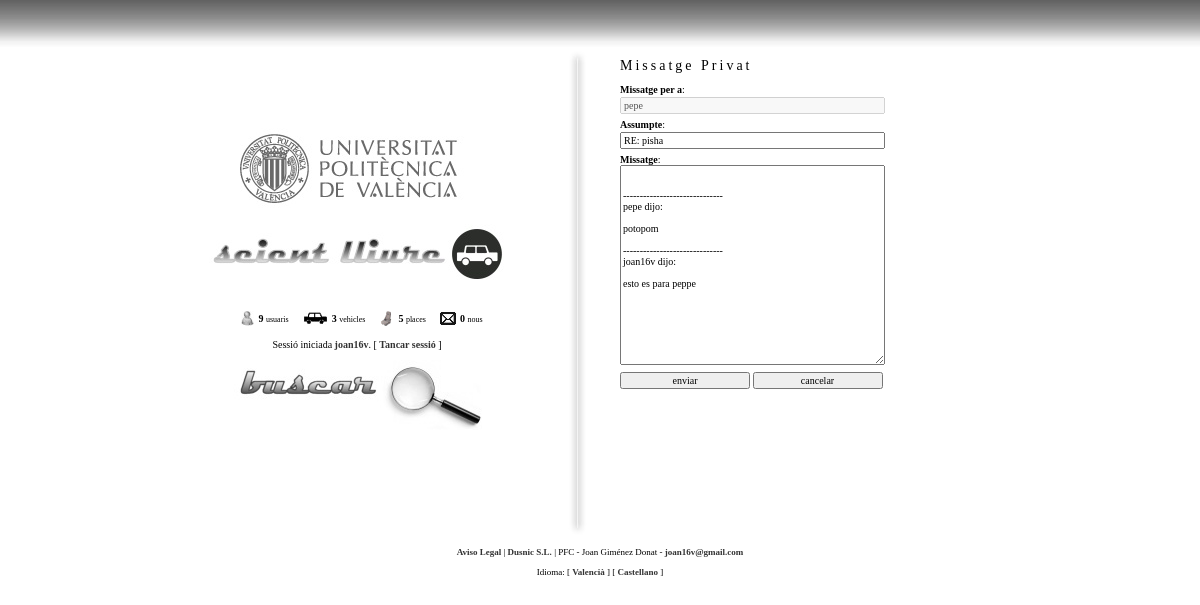
/private.php?responder=14&idmsg=4 (signed in), run on the app's committed database.
### tables this page shows
CREATE TABLE `usuarios` (
  `id` int(11) NOT NULL auto_increment,
  `login` varchar(100) NOT NULL default '',
  `password` varchar(100) NOT NULL default '',
  `localidad` int(10) NOT NULL default '0',
  `email` varchar(100) NOT NULL default '',
  `fecha` datetime NOT NULL default '0000-00-00 00:00:00',
  PRIMARY KEY  (`id`)
);

CREATE TABLE `mensajes` (
  `id` int(11) NOT NULL auto_increment,
  `id_de` int(11) NOT NULL default '0',
  `id_a` int(11) NOT NULL default '0',
  `texto` longtext NOT NULL,
  `fecha` datetime NOT NULL default '0000-00-00 00:00:00',
  `asunto` varchar(200) NOT NULL default '',
  `leido` int(1) NOT NULL default '0',
  PRIMARY KEY  (`id`)
);

### private.php (the view, shortened to what this page needs)
<?php
$responder=0;
if( isset($_GET['responder']) ) {
	$responder=$_GET['responder'];
	if(isset($_GET['idmsg'])) {
		$id=$_GET['idmsg'];
	} else {
		header('Location: inbox.php');
		exit(0);
	}
}
?>
<html>
<head>
<link href="estilos.css" rel="stylesheet" type="text/css">
</head>
<body>
<div id="container">
	<div id="logo">
		<a href="index.php"><img src="images/trans.gif" border="0"></a>
	</div>
	<div id="datosGenerales">
		<?php include('include/datosGenerales.php'); ?>
	</div>
	<div id="cuerpo">
		<div id="lineadiv">
		</div>
		<div id="derecha">
		  <form action="alta_private.php" method="post">
			<div class="titulo" style="margin-top:10px; margin-bottom:10px;"><? echo PRIVATE_MSG; ?></div>
			<div><b><? echo MSG_FOR; ?></b>:<br><?php if( isset($id) ) { ?><input type="text" value="<?php echo mysql_result(mysql_query("SELECT * FROM usuarios WHERE id='".$id."'"),0,"login"); ?>"  style="width:265px;" disabled><?php } ?></div>
			<div><b><? echo SUBJECT; ?></b>:<br><input type="text" name="asunto" style="width:265px;" value="<?
			if( $responder!=0 ) {
				$sqlM="SELECT * FROM mensajes WHERE id='".$responder."'";
				$execM=mysql_query($sqlM);
				$rowM=mysql_fetch_object($execM);
				echo "RE: ".$rowM->asunto;
			}
			?>"></div>
			<div><b><? echo MSG; ?></b>:<br><textarea name="texto" style="width:265px; height:200px; overflow:auto;"><?php
			if( $responder!=0 ) {
				$sqlM="SELECT * FROM mensajes WHERE id='".$responder."'";
				$execM=mysql_query($sqlM);
				$rowM=mysql_fetch_object($execM);
				echo "\n\n\n------------------------------\n".mysql_result(mysql_query("SELECT * FROM usuarios WHERE id='".$id."'"),0,"login")." dijo:\n\n".$rowM->texto;
			}
			?></textarea></div>
			<div><input type="submit" value="<? echo SEND; ?>"> <input type="submit" value="<? echo CANCEL_SUB; ?>" onClick="history.back();"></div>
		  </form>
		</div>
	</div>
</div>
<div id="pie"><?php include("pie.php"); ?></div>
</body>
</html>

### estilos.css (style rules this page uses)
body { font-family:Verdana; font-size:10px; text-align:center; background:url('images/deg.jpg') repeat-x; }
#container { position:relative; margin:auto; width:800px; height:530px; text-align:left; }
#cuerpo { position:relative; top:40px; }
#logo { position:absolute; top:120px; left:0px; width:314px; height:160px; text-align:right; background:url('images/logoprin.jpg'); }
#datosGenerales { position:absolute; top:300px; left:0px; width:314px; height:160px; text-align:center; }
#lineadiv { position:absolute; width:42px; height:500px; top:0px; right:400px; background:url('images/lineadiv.jpg'); }
#derecha { position:absolute; width:360px; height:500px; top:0px; right:20px; }
#derecha input { width:130px; margin-top:2px; }
#derecha div { margin-bottom:5px; }
.titulo { letter-spacing:3px; font-size:14px; margin-bottom:20px; }
table, input, select, textarea { font-family:Verdana; font-size:10px; }
a { text-decoration:none; color:#333333; font-weight:bolder; }
img { border:0px; }
#pie { position:relative; margin:auto; width:800px; height:20px; font-size:9px; text-align:center; }

### data on the page
usuarios: login "pepe", texto "------------------------------ pepe dijo: potopom ------------------------------ joan16v dijo: esto es para peppe"
mensajes: asunto "RE: pisha"

### other printed values
mysql_num_rows(mysql_query("SELECT * FROM usuarios")) "9"
USERS "usuaris"
mysql_num_rows(mysql_query("SELECT * FROM vehiculos")) "3"
VEHICLES "vehicles"
$num "5"
PLACES "places"
$numMsgNuevos "0"
NEWS "nous"
SESSION_STARTED "Sessió iniciada"
$_SESSION['login'] "joan16v"
SESSION_CLOSE "Tancar sessió"
PRIVATE_MSG "Missatge Privat"
MSG_FOR "Missatge per a"
SUBJECT "Assumpte"
MSG "Missatge"
